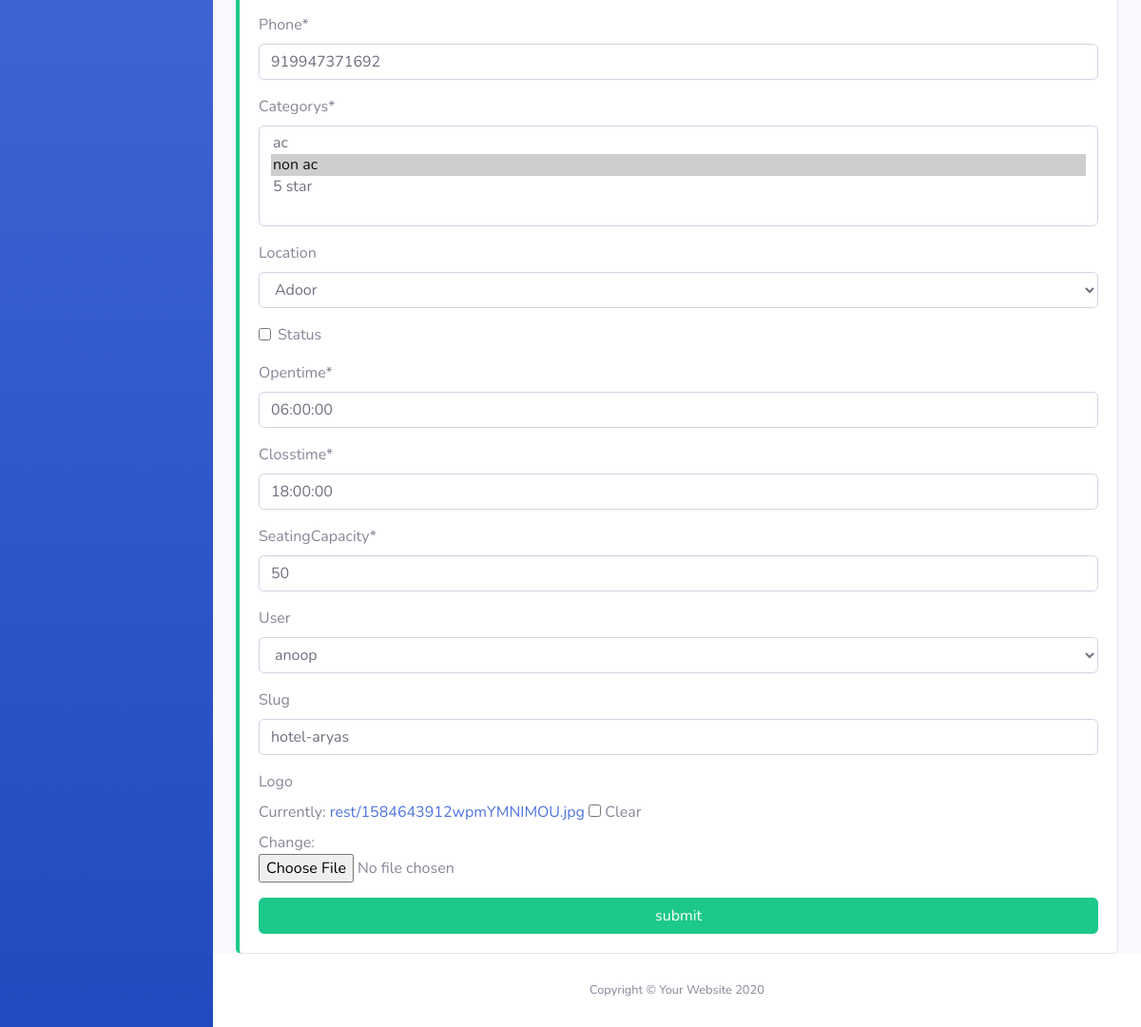
Page /restaurant/2 (lower part) on the earlier database version.
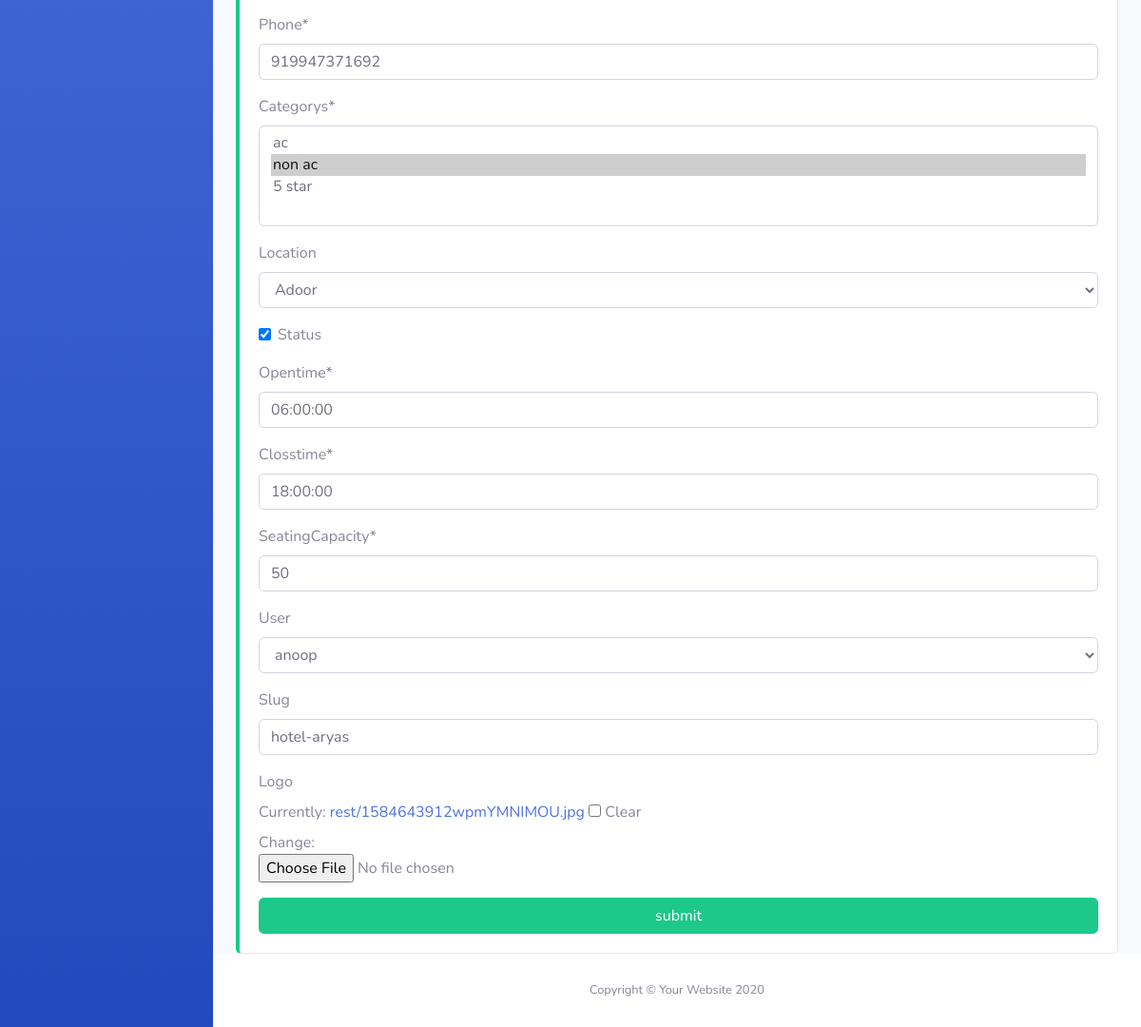
Same page on the later database version.
### restaurant/models.py (models this page shows, shortened)
class Restaurant(models.Model):
    name = models.CharField(max_length=100, verbose_name="Restaurant name")
    description = models.TextField()
    address = models.TextField()
    phone = models.CharField(max_length=12)
    categorys = models.ManyToManyField(RestCategory)
    location = models.ForeignKey(
        Location, on_delete=models.SET_NULL, blank=True, null=True)
    status = models.BooleanField(default=False)
    opentime = models.TimeField()
    closstime = models.TimeField()
    seatingCapacity = models.IntegerField()
    user = models.OneToOneField(
        User, on_delete=models.CASCADE, blank=True, null=True)
    slug = models.SlugField(unique=True, blank=True, null=True)
    logo = models.ImageField(upload_to='rest/', blank=True, null=True)

### restaurant/views.py (the view)
# urls.py: path('restaurant/<int:pk>', RestaurantUpdate.as_view(), name="restaurantupdate"),
class RestaurantUpdate(UpdateView):
    model = Restaurant
    form_class = RestaurantForm
    template_name = 'form.html'
    success_url = reverse_lazy('restaurant')
    def get_context_data(self, **kwargs):
        context = super().get_context_data(**kwargs)
        return context

### restaurant/forms.py
class RestaurantForm(forms.ModelForm):
    class Meta:
        model = Restaurant
        fields = '__all__'

### restaurant/models.py (called while the page is built)
    def __str__(self):
        return self.name

    def __str__(self):
        return self.name

### customer/templates/form.html (shortened to what this page needs)
{% extends 'base.html' %} {% load crispy_forms_tags %}
{%block cardtitle %}{{heading}}{% endblock cardtitle %} {% block content %}
<form method="post">
  {% csrf_token %} {{ form|crispy }}
  <input type="submit" value="submit" class="btn btn-block btn-success" />
</form>
{% endblock content %}

Differences in the rows shown:
changed Restaurant "Adoor": status "☐" → "☑"
